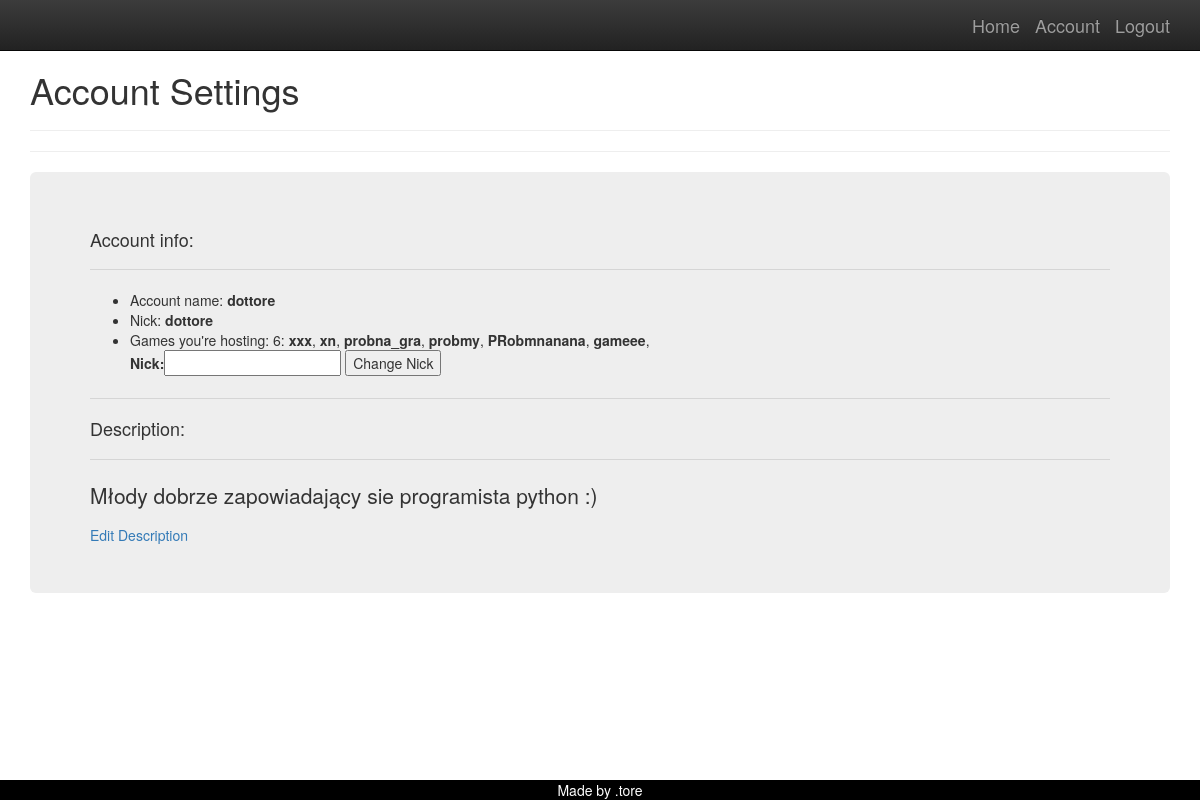
The page /player/account/dottore=pusty (signed in) on the database as committed earlier.
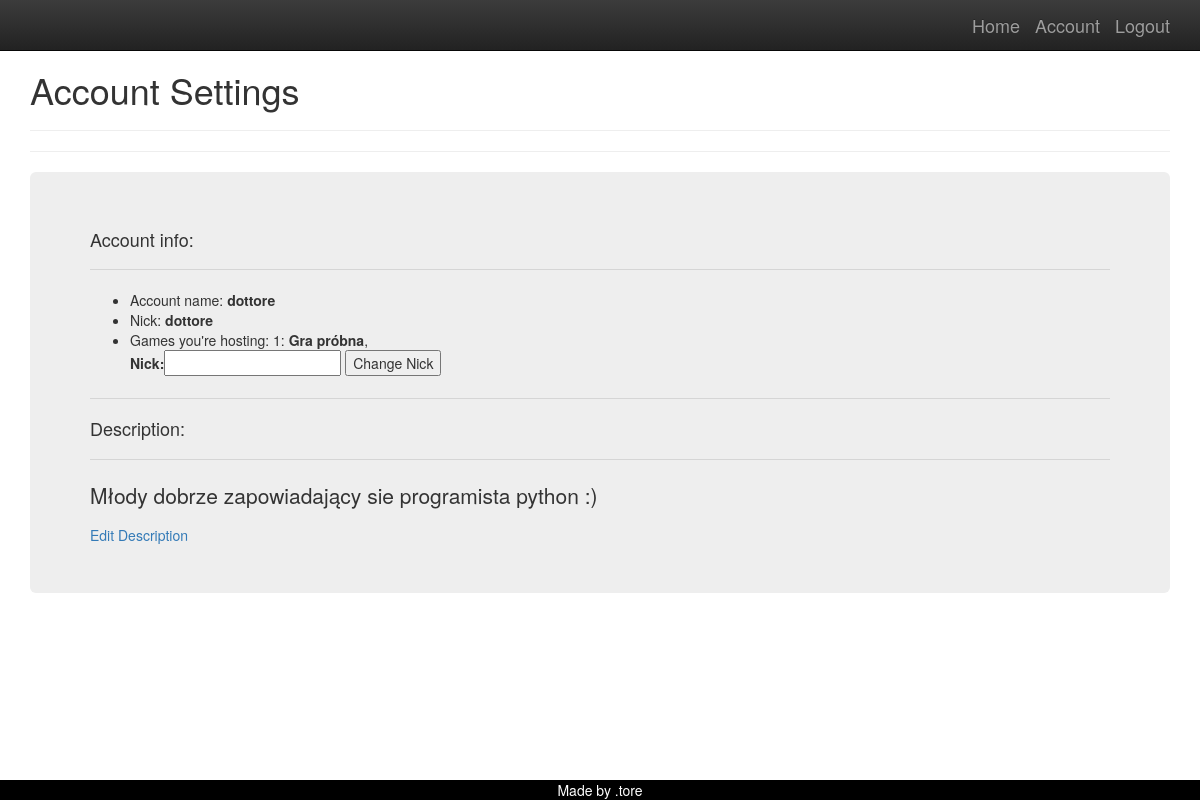
The same page on the database as committed later.
### player/models.py (models this page shows)
class Player(models.Model):
    name = models.ForeignKey(User,on_delete=models.CASCADE,related_name='player_name')
    parent= models.CharField(max_length = 10)
    nick = models.CharField(max_length=10 )
    in_game= models.BooleanField(default = False)
    description = models.TextField(max_length = 300, null = True)
    def __str__(self):
        return self.nick

### game/models.py (models this page shows, shortened)
class Game(models.Model):
    name = models.CharField(max_length=150)
    host = models.CharField(max_length=10)
    is_played = models.BooleanField(default = False)
    max_players = models.IntegerField(default=4)
    who_is_ready = models.ManyToManyField(Player, related_name="guys_ready", blank=True)
    who_is_playing = models.ManyToManyField(Player, related_name="guys_playing", blank=True)
    turn = models.IntegerField(default=1)
    turn_of_player = models.ForeignKey(Player, on_delete=models.CASCADE, related_name='czyja_tura', blank=True, null=True)

### player/views.py (the view)
# urls.py: path('account/<str:acc>=<str:notif>', account, name="player_account"),
@login_required
def account(request, acc, notif):
    usr =request.user
    player = Player.objects.get(parent=usr.username)
    form = ChangeNick
    hs = Game.objects.filter(host=player.nick)
    hs_nr = hs.count()
    noti = Notification.objects.get(name=notif)
    desc = player.description
    args = {'player':player,'form':form, 'games':hs, 'games_nr':hs_nr,'notification':noti.note, 'description':desc}
    return render(request, 'player/player_account.html', args)

### templates/player/player_account.html (shortened to what this page needs)
{% extends 'base.html' %}
{% block content %}
<h1>Account Settings</h1>
<hr>
<hr>
<div class = 'jumbotron'>
    <h4>Account info:</h4>
    <hr>
    <ul>
        <li>Account name:<strong> {{user.username}}</strong></li>
        <li>Nick: <strong>{{player}}</strong></li>
        <li>
            Games you're hosting: {{games_nr}}: {% for g in games %}
            <strong>{{g.name}}</strong>,
            {% endfor %}
        </li>
        <form method ="POST" action = '{% url 'change_nick' %}'>
{{form}}
    <button type = 'submit' name="create" value = 'ok'>Change Nick</button>
       </form>
    </ul>
    <hr>
    <h4> Description:</h4>
    <hr>
    <p>
        {{description}}
    </p>
    <a href='{% url "edit_description" user.username%}'>Edit Description</a>
</div>
</div>
{% endblock %}

### templates/base.html (shortened to what this page needs)
{% load static %}
<!doctype html>
<html class="no-js" lang="en-en">
    <head>
        <link rel="stylesheet" href="{% static 'css/bootstrap.min.css' %}">
        <link rel="stylesheet" href="{% static 'css/bootstrap-theme.min.css' %}">
        <link rel="stylesheet" href="{% static 'css/main.css' %}">
    </head>
    <body>
    <div class ="bg">
    <nav class="navbar navbar-inverse navbar-fixed-top" role="navigation">
      <div class="container">
        <ul class ='nav navbar-nav navbar-right'>
            <li><a class="navbar-brand" href="/">Home</a></li>
            {% if user.is_authenticated %}
           <li><a class="navbar-brand" href="{% url 'player_account' user.username "pusty"%}">Account</a></li>
            <li><a class="navbar-brand" href="{% url 'player_logout' %}">Logout</a></li>
            {% else %}
            <li><a class="navbar-brand" href="{% url 'player_login' %}"> Login </a> </li>
            {% endif %}
 </div>
    </nav>
    <div class="container">
    {% block content %}
    {% endblock %}
    </div>
    <footer>
        Made by .tore
    </footer>
    </body>
</html>

### templates/base.html (style rules this page uses)
body { padding-top: 50px; padding-bottom: 20px; }
footer { position: fixed; left: 0; bottom: 0; width: 100%; background-color: black; color: white; text-align: center; }

Rows that differ between the two databases and show on the page:
removed Game: name "xxx"
removed Game: name "xn"
removed Game: name "probna_gra"
removed Game: name "probmy"
removed Game: name "PRobmnanana"
removed Game: name "gameee"
added Game: name "Gra próbna"
Other text that changed with them:
{{ games_nr }}: "6" → "1"
